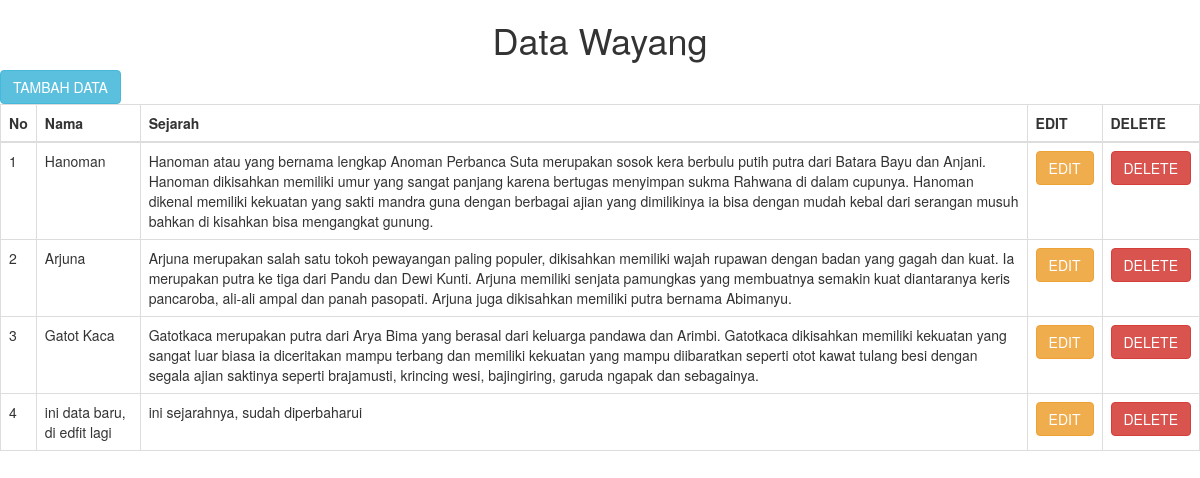
Page /index.php/wayang/tampil on the committed database.
### tables this page shows
CREATE TABLE `wayang` (
  `id` int(11) NOT NULL,
  `nama` varchar(256) NOT NULL,
  `sejarah` varchar(2048) NOT NULL
);

### application/controllers/Wayang.php (called while the page is built, shortened)
<?php
class Wayang extends CI_Controller {
	public function __construct()
    {
		$this->load->model('Mwayang');
	}
	public function tampil(){
		$data['dat'] = $this->Mwayang->tampil_wayang();
		$this->load->view('vwayang',$data);
	}
}

### index.php (called while the page is built, shortened)
<?php
require_once BASEPATH.'core/CodeIgniter.php';

### application/models/Mwayang.php (called while the page is built, shortened)
<?php
class Mwayang extends CI_Model{
	public function tampil_wayang(){
		$query = $this->db->get("wayang");
		return $query->result();
	}
}

### application/views/vwayang.php (the view, shortened to what this page needs)
<!DOCTYPE html>
	<head>
		<link rel="stylesheet" href="<?= base_url('assets/css/bootstrap.min.css') ?>">
	</head>
	<body>
		<center><h1>Data Wayang</h1></center>
		<a href="<?= site_url('Wayang/tambah_data') ?>" class="btn btn-info">TAMBAH DATA</a>
		<table class="table table-bordered">
			<thead>
				<tr>
					<th>No</th>
					<th>Nama</th>
					<th>Sejarah</th>
					<th>EDIT</th>
					<th>DELETE</th>
				</tr>
			</thead>
			<tbody>
				<?php $nomor=1 ; foreach($dat as $row){ ?>
					<tr>
						<td><?= $nomor++ ?></td>
						<td><?= $row->nama ?></td>
						<td><?= $row->sejarah ?></td>
						<td><a href="<?= site_url('Wayang/edit_data/'.$row->id) ?>" class="btn btn-warning">EDIT</a></td>
						<td><a href="<?= site_url('Wayang/delete_data/'.$row->id) ?>"  class="btn btn-danger" onclick="return confirm('Anda akan menghapus <?= $row->nama ?> ?')">DELETE</a></td>
					</tr>
				<?php } ?>
			</tbody>
		</table>
	</body>
</html>

### rows in the picture
wayang: nama "Hanoman", sejarah "Hanoman atau yang bernama lengkap Anoman Perbanca Suta merupakan sosok kera berbulu putih putra dari Batara Bayu dan Anjani. Hanoman dikisahkan memiliki umur yang sangat panjang karena bertugas menyimpan sukma Rahwana di dalam cupunya. Hanoman dikenal memiliki kekuatan yang sakti mandra guna dengan berbagai ajian yang dimilikinya ia bisa dengan mudah kebal dari serangan musuh bahkan di kisahkan bisa mengangkat gunung."
wayang: nama "Arjuna", sejarah "Arjuna merupakan salah satu tokoh pewayangan paling populer, dikisahkan memiliki wajah rupawan dengan badan yang gagah dan kuat. Ia merupakan putra ke tiga dari Pandu dan Dewi Kunti. Arjuna memiliki senjata pamungkas yang membuatnya semakin kuat diantaranya keris pancaroba, ali-ali ampal dan panah pasopati. Arjuna juga dikisahkan memiliki putra bernama Abimanyu."
wayang: nama "Gatot Kaca", sejarah "Gatotkaca merupakan putra dari Arya Bima yang berasal dari keluarga pandawa dan Arimbi. Gatotkaca dikisahkan memiliki kekuatan yang sangat luar biasa ia diceritakan mampu terbang dan memiliki kekuatan yang mampu diibaratkan seperti otot kawat tulang besi dengan segala ajian saktinya seperti brajamusti, krincing wesi, bajingiring, garuda ngapak dan sebagainya."
wayang: nama "ini data baru, di edfit lagi", sejarah "ini sejarahnya, sudah diperbaharui"
